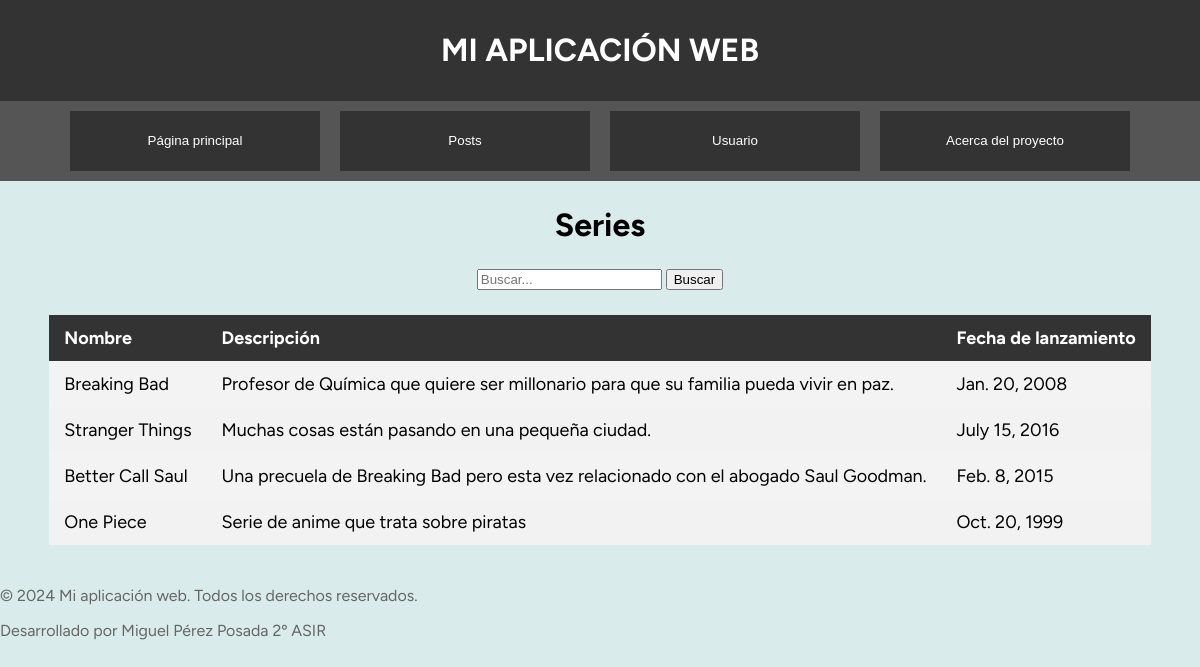
Screenshot of /posts/series with the database file from the repository.
### apps/models.py (models this page shows)
class Serie(models.Model):
    nombre=models.CharField(max_length=50)
    descripcion=models.CharField(max_length=200)
    fecha_lanzamiento=models.DateField()
    id_ocio=models.IntegerField()
    class Meta:
        db_table='serie'

### appmiguel/views.py (the view)
# urls.py: path('posts/series', views.series, name='series'),
def series(request):
    query = request.GET.get('q')
    series=Serie.objects.all()
    if query:
        series = series.filter(nombre__icontains=query)
    return render(request, "series.html",{"series":series})

### appmiguel/templates/series.html (shortened to what this page needs)
{% extends "plantilla.html" %}
{% block content %}
        <h2>Series</h2>
        <div class="formulario">
            <form method="GET" action="{% url 'series' %}">
                <input type="text" class="form-control" name="q" value="{{ request.GET.q|default_if_none:'' }}" placeholder="Buscar...">
                <input type="submit" class="btn btn-primary" value="Buscar">
            </form>
        </div>
    <table class="styled-table">
        <thead>
            <tr>
                <th>Nombre</th>
                <th>Descripci&oacute;n</th>
                <th>Fecha de lanzamiento</th>
            </tr>
        </thead>
        <tbody>
            {% for serie in series %}
                <tr>
                    <td>{{ serie.nombre }}</td>
                    <td>{{ serie.descripcion }}</td>
                    <td>{{ serie.fecha_lanzamiento }}</td>
                </tr>
            {% endfor %}
        </tbody>
    </table>
{% endblock %}

### appmiguel/templates/plantilla.html (style rules this page uses)
body { margin-top: 10px; font-family: 'figtree', sans-serif; align-items: center; justify-content: center; min-height: 100vh; background-color: #d9eceb; }

### appmiguel/templates/series.html (style rules this page uses)
body { font-family: 'figtree', sans-serif; margin: 0; padding: 0; }
h2 { border-collapse: collapse; margin: 25px auto; font-size: 32px; text-align: center; }
.formulario { text-align: center; }
.styled-table { border:2px; border-collapse: collapse; margin: 25px auto; font-size: 18px; min-width: 400px; background-color: #f3f3f3; }
.styled-table th, .styled-table td { padding: 12px 15px; text-align: left; }
.styled-table th { background-color: #333; color: white; }
.styled-table tr:nth-of-type(even) { background-color: #f2f2f2; }

### rows the page displays
Serie: nombre "Breaking Bad", descripcion "Profesor de Química que quiere ser millonario para que su familia pueda vivir en paz.", fecha_lanzamiento "Jan. 20, 2008"
Serie: nombre "Stranger Things", descripcion "Muchas cosas están pasando en una pequeña ciudad.", fecha_lanzamiento "July 15, 2016"
Serie: nombre "Better Call Saul", descripcion "Una precuela de Breaking Bad pero esta vez relacionado con el abogado Saul Goodman.", fecha_lanzamiento "Feb. 8, 2015"
Serie: nombre "One Piece", descripcion "Serie de anime que trata sobre piratas", fecha_lanzamiento "Oct. 20, 1999"
